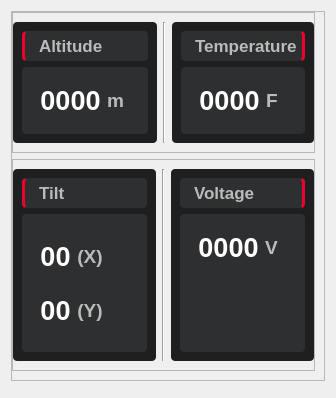
            <widget class="QWidget" name="main_tab_container">
             <property name="styleSheet">
              <string notr="true"/>
             </property>
             <attribute name="title">
              <string>Main</string>
             </attribute>
             <layout class="QVBoxLayout" name="verticalLayout_7">
              <item>
               <widget class="QFrame" name="main_tab">
                <property name="frameShape">
                 <enum>QFrame::StyledPanel</enum>
                </property>
                <property name="frameShadow">
                 <enum>QFrame::Raised</enum>
                </property>
                <layout class="QVBoxLayout" name="verticalLayout_11">
                 <property name="leftMargin">
                  <number>0</number>
                 </property>
                 <property name="topMargin">
                  <number>0</number>
                 </property>
                 <item>
                  <widget class="QFrame" name="main_row_1">
                   <property name="frameShape">
                    <enum>QFrame::StyledPanel</enum>
                   </property>
                   <property name="frameShadow">
                    <enum>QFrame::Raised</enum>
                   </property>
                   <layout class="QHBoxLayout" name="horizontalLayout_4">
                    <property name="leftMargin">
                     <number>0</number>
                    </property>
                    <property name="rightMargin">
                     <number>0</number>
                    </property>
                    <item>
                     <widget class="QFrame" name="altitude_frame">
                      <property name="styleSheet">
                       <string notr="true">margin: 0;
padding: 0;
border: none;
background-color: rgb(30, 31, 32);
border-radius: 4px;</string>
                      </property>
                      <property name="frameShape">
                       <enum>QFrame::StyledPanel</enum>
                      </property>
                      <property name="frameShadow">
                       <enum>QFrame::Raised</enum>
                      </property>
                      <layout class="QVBoxLayout" name="verticalLayout_12">
                       <item>
                        <widget class="QLabel" name="alt_label">
                         <property name="maximumSize">
                          <size>
                           <width>16777215</width>
                           <height>30</height>
                          </size>
                         </property>
                         <property name="font">
                          <font>
                           <pointsize>13</pointsize>
                           <bold>true</bold>
                          </font>
                         </property>
                         <property name="styleSheet">
                          <string notr="true">padding: 5px 0 5px 10px;
background-color: rgb(46, 47, 48);
margin: 0;
border: none;
border-radius: 4px;
color: #bbb;
border-left: 3px solid rgb(240, 0, 45);</string>
                         </property>
                         <property name="text">
                          <string>Altitude</string>
                         </property>
                         <property name="alignment">
                          <set>Qt::AlignLeading|Qt::AlignLeft|Qt::AlignVCenter</set>
                         </property>
                        </widget>
                       </item>
                       <item>
                        <widget class="QFrame" name="alt_data_container">
                         <property name="styleSheet">
                          <string notr="true">background-color: rgb(46, 47, 48);
border: none;
border-radius: 4px;
</string>
                         </property>
                         <property name="frameShape">
                          <enum>QFrame::StyledPanel</enum>
                         </property>
                         <property name="frameShadow">
                          <enum>QFrame::Raised</enum>
                         </property>
                         <layout class="QHBoxLayout" name="horizontalLayout_12">
                          <item alignment="Qt::AlignTop">
                           <widget class="QFrame" name="alt_data_frame">
                            <property name="maximumSize">
                             <size>
                              <width>150</width>
                              <height>120</height>
                             </size>
                            </property>
                            <property name="frameShape">
                             <enum>QFrame::StyledPanel</enum>
                            </property>
                            <property name="frameShadow">
                             <enum>QFrame::Raised</enum>
                            </property>
                            <layout class="QHBoxLayout" name="horizontalLayout_16">
                             <property name="leftMargin">
                              <number>9</number>
                             </property>
                             <item>
                              <widget class="QLabel" name="altitude">
                               <property name="maximumSize">
                                <size>
                                 <width>16777215</width>
                                 <height>50</height>
                                </size>
                               </property>
                               <property name="font">
                                <font>
                                 <pointsize>20</pointsize>
                                 <bold>true</bold>
                                </font>
                               </property>
                               <property name="styleSheet">
                                <string notr="true">color: white;
border: none;
border-radius:4px;</string>
                               </property>
                               <property name="text">
                                <string>0000</string>
                               </property>
                               <property name="alignment">
                                <set>Qt::AlignCenter</set>
                               </property>
                              </widget>
                             </item>
                             <item>
                              <widget class="QLabel" name="alt_unit">
                               <property name="maximumSize">
                                <size>
                                 <width>30</width>
                                 <height>30</height>
                                </size>
                               </property>
                               <property name="font">
                                <font>
                                 <pointsize>14</pointsize>
                                 <bold>true</bold>
                                </font>
                               </property>
                               <property name="styleSheet">
                                <string notr="true">color: rgb(187, 187, 187);</string>
                               </property>
                               <property name="text">
                                <string>m</string>
                               </property>
                               <property name="alignment">
                                <set>Qt::AlignCenter</set>
                               </property>
                              </widget>
                             </item>
                            </layout>
                           </widget>
                          </item>
                          <item>
                           <widget class="QCustomPlot" name="alt_plot" native="true">
                            <property name="styleSheet">
                             <string notr="true">border:none;
border-radius: 4px;</string>
                            </property>
                           </widget>
                          </item>
                         </layout>
                        </widget>
                       </item>
                      </layout>
                     </widget>
                    </item>
                    <item>
                     <widget class="Line" name="line_4">
                      <property name="orientation">
                       <enum>Qt::Vertical</enum>
                      </property>
                     </widget>
                    </item>
                    <item>
                     <widget class="QFrame" name="temp_frame">
                      <property name="styleSheet">
                       <string notr="true">margin: 0;
padding: 0;
border: none;
background-color: rgb(30, 31, 32);
border-radius: 4px;</string>
                      </property>
                      <property name="frameShape">
                       <enum>QFrame::StyledPanel</enum>
                      </property>
                      <property name="frameShadow">
                       <enum>QFrame::Raised</enum>
                      </property>
                      <layout class="QVBoxLayout" name="verticalLayout_13">
                       <item>
                        <widget class="QLabel" name="temp_label">
                         <property name="maximumSize">
                          <size>
                           <width>16777215</width>
                           <height>30</height>
                          </size>
                         </property>
                         <property name="font">
                          <font>
                           <pointsize>13</pointsize>
                           <bold>true</bold>
                          </font>
                         </property>
                         <property name="styleSheet">
                          <string notr="true">padding: 5px 0 5px 10px;
background-color: rgb(46, 47, 48);
margin: 0;
border: none;
border-radius: 4px;
color: #bbb;
border-right: 3px solid rgb(240, 0, 45);</string>
                         </property>
                         <property name="text">
                          <string>Temperature</string>
                         </property>
                         <property name="alignment">
                          <set>Qt::AlignLeading|Qt::AlignLeft|Qt::AlignVCenter</set>
                         </property>
                        </widget>
                       </item>
                       <item>
                        <widget class="QFrame" name="temp_data_container">
                         <property name="styleSheet">
                          <string notr="true">border:none;
background-color: rgb(46, 47, 48);
border-radius: 4px;</string>
                         </property>
                         <property name="frameShape">
                          <enum>QFrame::StyledPanel</enum>
                         </property>
                         <property name="frameShadow">
                          <enum>QFrame::Raised</enum>
                         </property>
                         <layout class="QHBoxLayout" name="horizontalLayout_17">
                          <item alignment="Qt::AlignTop">
                           <widget class="QFrame" name="temp_data_frame">
                            <property name="maximumSize">
                             <size>
                              <width>150</width>
                              <height>120</height>
                             </size>
                            </property>
                            <property name="styleSheet">
                             <string notr="true">border:none;</string>
                            </property>
                            <property name="frameShape">
                             <enum>QFrame::StyledPanel</enum>
                            </property>
                            <property name="frameShadow">
                             <enum>QFrame::Raised</enum>
                            </property>
                            <layout class="QHBoxLayout" name="horizontalLayout_18">
                             <item>
                              <widget class="QLabel" name="temperature">
                               <property name="maximumSize">
                                <size>
                                 <width>16777215</width>
                                 <height>50</height>
                                </size>
                               </property>
                               <property name="font">
                                <font>
                                 <pointsize>20</pointsize>
                                 <bold>true</bold>
                                </font>
                               </property>
                               <property name="styleSheet">
                                <string notr="true">color: white;
border: none;
border-radius:4px;</string>
                               </property>
                               <property name="text">
                                <string>0000</string>
                               </property>
                               <property name="alignment">
                                <set>Qt::AlignCenter</set>
                               </property>
                              </widget>
                             </item>
                             <item>
                              <widget class="QLabel" name="temp_unit">
                               <property name="maximumSize">
                                <size>
                                 <width>30</width>
                                 <height>30</height>
                                </size>
                               </property>
                               <property name="font">
                                <font>
                                 <pointsize>14</pointsize>
                                 <bold>true</bold>
                                </font>
                               </property>
                               <property name="styleSheet">
                                <string notr="true">color: rgb(187, 187, 187);</string>
                               </property>
                               <property name="text">
                                <string>F</string>
                               </property>
                               <property name="alignment">
                                <set>Qt::AlignCenter</set>
                               </property>
                              </widget>
                             </item>
                            </layout>
                           </widget>
                          </item>
                          <item>
                           <widget class="QCustomPlot" name="temp_plot" native="true">
                            <property name="styleSheet">
                             <string notr="true">border:none;</string>
                            </property>
                           </widget>
                          </item>
                         </layout>
                        </widget>
                       </item>
                      </layout>
                     </widget>
                    </item>
                   </layout>
                  </widget>
                 </item>
                 <item>
                  <widget class="QFrame" name="main_row_3">
                   <property name="frameShape">
                    <enum>QFrame::StyledPanel</enum>
                   </property>
                   <property name="frameShadow">
                    <enum>QFrame::Raised</enum>
                   </property>
                   <layout class="QHBoxLayout" name="horizontalLayout_15">
                    <property name="leftMargin">
                     <number>0</number>
                    </property>
                    <property name="rightMargin">
                     <number>0</number>
                    </property>
                    <item>
                     <widget class="QFrame" name="tilt_frame">
                      <property name="styleSheet">
                       <string notr="true">margin: 0;
padding: 0;
border: none;
background-color: rgb(30, 31, 32);
border-radius: 4px;</string>
                      </property>
                      <property name="frameShape">
                       <enum>QFrame::StyledPanel</enum>
                      </property>
                      <property name="frameShadow">
                       <enum>QFrame::Raised</enum>
                      </property>
                      <layout class="QVBoxLayout" name="verticalLayout_14">
                       <item>
                        <widget class="QLabel" name="tilt_label">
                         <property name="maximumSize">
                          <size>
                           <width>16777215</width>
                           <height>30</height>
                          </size>
                         </property>
                         <property name="font">
                          <font>
                           <pointsize>13</pointsize>
                           <bold>true</bold>
                          </font>
                         </property>
                         <property name="styleSheet">
                          <string notr="true">padding: 5px 0 5px 10px;
background-color: rgb(46, 47, 48);
margin: 0;
border: none;
border-radius: 4px;
color: #bbb;
border-left: 3px solid rgb(240, 0, 45);</string>
                         </property>
                         <property name="text">
                          <string>Tilt</string>
                         </property>
                         <property name="alignment">
                          <set>Qt::AlignLeading|Qt::AlignLeft|Qt::AlignVCenter</set>
                         </property>
                        </widget>
                       </item>
                       <item>
                        <widget class="QFrame" name="tilt_data_container">
                         <property name="styleSheet">
                          <string notr="true">background-color: rgb(46, 47, 48);
border-radius: 4px;</string>
                         </property>
                         <property name="frameShape">
                          <enum>QFrame::StyledPanel</enum>
                         </property>
                         <property name="frameShadow">
                          <enum>QFrame::Raised</enum>
                         </property>
                         <layout class="QHBoxLayout" name="horizontalLayout_19">
                          <item>
                           <widget class="QFrame" name="tilt_data_frame">
                            <property name="maximumSize">
                             <size>
                              <width>150</width>
                              <height>120</height>
                             </size>
                            </property>
                            <property name="frameShape">
                             <enum>QFrame::StyledPanel</enum>
                            </property>
                            <property name="frameShadow">
                             <enum>QFrame::Raised</enum>
                            </property>
                            <layout class="QVBoxLayout" name="verticalLayout_16">
                             <item>
                              <widget class="QFrame" name="tilt_x_frame">
                               <property name="frameShape">
                                <enum>QFrame::StyledPanel</enum>
                               </property>
                               <property name="frameShadow">
                                <enum>QFrame::Raised</enum>
                               </property>
                               <layout class="QHBoxLayout" name="horizontalLayout_11">
                                <property name="leftMargin">
                                 <number>0</number>
                                </property>
                                <item>
                                 <widget class="QLabel" name="tilt_x">
                                  <property name="maximumSize">
                                   <size>
                                    <width>16777215</width>
                                    <height>50</height>
                                   </size>
                                  </property>
                                  <property name="font">
                                   <font>
                                    <pointsize>20</pointsize>
                                    <bold>true</bold>
                                   </font>
                                  </property>
                                  <property name="styleSheet">
                                   <string notr="true">color: white;
border: none;
border-radius:4px;</string>
                                  </property>
                                  <property name="text">
                                   <string>00</string>
                                  </property>
                                  <property name="alignment">
                                   <set>Qt::AlignCenter</set>
                                  </property>
                                 </widget>
                                </item>
                                <item>
                                 <widget class="QLabel" name="tilt_x_unit">
                                  <property name="maximumSize">
                                   <size>
                                    <width>30</width>
                                    <height>30</height>
                                   </size>
                                  </property>
                                  <property name="font">
                                   <font>
                                    <pointsize>14</pointsize>
                                    <bold>true</bold>
                                   </font>
                                  </property>
                                  <property name="styleSheet">
                                   <string notr="true">color: rgb(187, 187, 187);F</string>
                                  </property>
                                  <property name="text">
                                   <string>(X)</string>
                                  </property>
                                  <property name="alignment">
                                   <set>Qt::AlignCenter</set>
                                  </property>
                                 </widget>
                                </item>
                               </layout>
                              </widget>
                             </item>
                             <item>
                              <widget class="QFrame" name="tilt_y_frame">
                               <property name="frameShape">
                                <enum>QFrame::StyledPanel</enum>
                               </property>
                               <property name="frameShadow">
                                <enum>QFrame::Raised</enum>
                               </property>
                               <layout class="QHBoxLayout" name="horizontalLayout_13">
                                <property name="leftMargin">
                                 <number>0</number>
                                </property>
                                <item>
                                 <widget class="QLabel" name="tilt_y">
                                  <property name="maximumSize">
                                   <size>
                                    <width>16777215</width>
                                    <height>50</height>
                                   </size>
                                  </property>
                                  <property name="font">
                                   <font>
                                    <pointsize>20</pointsize>
                                    <bold>true</bold>
                                   </font>
                                  </property>
                                  <property name="styleSheet">
                                   <string notr="true">color: white;
border: none;
border-radius:4px;</string>
                                  </property>
                                  <property name="text">
                                   <string>00</string>
                                  </property>
                                  <property name="alignment">
                                   <set>Qt::AlignCenter</set>
                                  </property>
                                 </widget>
                                </item>
                                <item>
                                 <widget class="QLabel" name="tilt_y_unit">
                                  <property name="maximumSize">
                                   <size>
                                    <width>30</width>
                                    <height>30</height>
                                   </size>
                                  </property>
                                  <property name="font">
                                   <font>
                                    <pointsize>14</pointsize>
                                    <bold>true</bold>
                                   </font>
                                  </property>
                                  <property name="styleSheet">
                                   <string notr="true">color: rgb(187, 187, 187);F</string>
                                  </property>
                                  <property name="text">
                                   <string>(Y)</string>
                                  </property>
                                  <property name="alignment">
                                   <set>Qt::AlignCenter</set>
                                  </property>
                                 </widget>
                                </item>
                               </layout>
                              </widget>
                             </item>
                            </layout>
                           </widget>
                          </item>
                          <item>
                           <widget class="QCustomPlot" name="tilt_plot" native="true"/>
                          </item>
                         </layout>
                        </widget>
                       </item>
                      </layout>
                     </widget>
                    </item>
                    <item>
                     <widget class="Line" name="line_5">
                      <property name="orientation">
                       <enum>Qt::Vertical</enum>
                      </property>
                     </widget>
                    </item>
                    <item>
                     <widget class="QFrame" name="voltage_frame">
                      <property name="styleSheet">
                       <string notr="true">margin: 0;
padding: 0;
border: none;
background-color: rgb(30, 31, 32);
border-radius: 4px;</string>
                      </property>
                      <property name="frameShape">
                       <enum>QFrame::StyledPanel</enum>
                      </property>
                      <property name="frameShadow">
                       <enum>QFrame::Raised</enum>
                      </property>
                      <layout class="QVBoxLayout" name="verticalLayout_15">
                       <item>
                        <widget class="QLabel" name="voltage_label">
                         <property name="maximumSize">
                          <size>
                           <width>16777215</width>
                           <height>30</height>
                          </size>
                         </property>
                         <property name="font">
                          <font>
                           <pointsize>13</pointsize>
                           <bold>true</bold>
                          </font>
                         </property>
                         <property name="styleSheet">
                          <string notr="true">padding: 5px 0 5px 10px;
background-color: rgb(46, 47, 48);
margin: 0;
border: none;
border-radius: 4px;
color: #bbb;
border-right: 3px solid rgb(240, 0, 45);</string>
                         </property>
                         <property name="text">
                          <string>Voltage</string>
                         </property>
                         <property name="alignment">
                          <set>Qt::AlignLeading|Qt::AlignLeft|Qt::AlignVCenter</set>
                         </property>
                        </widget>
                       </item>
                       <item>
                        <widget class="QFrame" name="voltage_data_container">
                         <property name="styleSheet">
                          <string notr="true">background-color: rgb(46, 47, 48);
border-radius: 4px;</string>
                         </property>
                         <property name="frameShape">
                          <enum>QFrame::StyledPanel</enum>
                         </property>
                         <property name="frameShadow">
                          <enum>QFrame::Raised</enum>
                         </property>
                         <layout class="QHBoxLayout" name="horizontalLayout_21">
                          <item alignment="Qt::AlignTop">
                           <widget class="QFrame" name="voltage_data_frame">
                            <property name="maximumSize">
                             <size>
                              <width>150</width>
                              <height>120</height>
                             </size>
                            </property>
                            <property name="frameShape">
                             <enum>QFrame::StyledPanel</enum>
                            </property>
                            <property name="frameShadow">
                             <enum>QFrame::Raised</enum>
                            </property>
                            <layout class="QHBoxLayout" name="horizontalLayout_22">
                             <item>
                              <widget class="QLabel" name="voltage">
                               <property name="maximumSize">
                                <size>
                                 <width>16777215</width>
                                 <height>50</height>
                                </size>
                               </property>
                               <property name="font">
                                <font>
                                 <pointsize>20</pointsize>
                                 <bold>true</bold>
                                </font>
                               </property>
                               <property name="styleSheet">
                                <string notr="true">color: white;
border: none;
background-color: rgb(46, 47, 48);
border-radius:4px;</string>
                               </property>
                               <property name="text">
                                <string>0000</string>
                               </property>
                               <property name="alignment">
                                <set>Qt::AlignCenter</set>
                               </property>
                              </widget>
                             </item>
                             <item>
                              <widget class="QLabel" name="voltage_unit">
                               <property name="maximumSize">
                                <size>
                                 <width>30</width>
                                 <height>30</height>
                                </size>
                               </property>
                               <property name="font">
                                <font>
                                 <pointsize>14</pointsize>
                                 <bold>true</bold>
                                </font>
                               </property>
                               <property name="styleSheet">
                                <string notr="true">color: rgb(187, 187, 187);</string>
                               </property>
                               <property name="text">
                                <string>V</string>
                               </property>
                               <property name="alignment">
                                <set>Qt::AlignCenter</set>
                               </property>
                              </widget>
                             </item>
                            </layout>
                           </widget>
                          </item>
                          <item>
                           <widget class="QCustomPlot" name="voltage_plot" native="true"/>
                          </item>
                         </layout>
                        </widget>
                       </item>
                      </layout>
                     </widget>
                    </item>
                   </layout>
                  </widget>
                 </item>
                </layout>
               </widget>
              </item>
              <item>
               <widget class="QFrame" name="footer">
                <property name="maximumSize">
                 <size>
                  <width>16777215</width>
                  <height>100</height>
                 </size>
                </property>
                <property name="styleSheet">
                 <string notr="true">background-color: rgb(30, 31, 32);</string>
                </property>
                <property name="frameShape">
                 <enum>QFrame::StyledPanel</enum>
                </property>
                <property name="frameShadow">
                 <enum>QFrame::Raised</enum>
                </property>
               </widget>
              </item>
             </layout>
            </widget>
